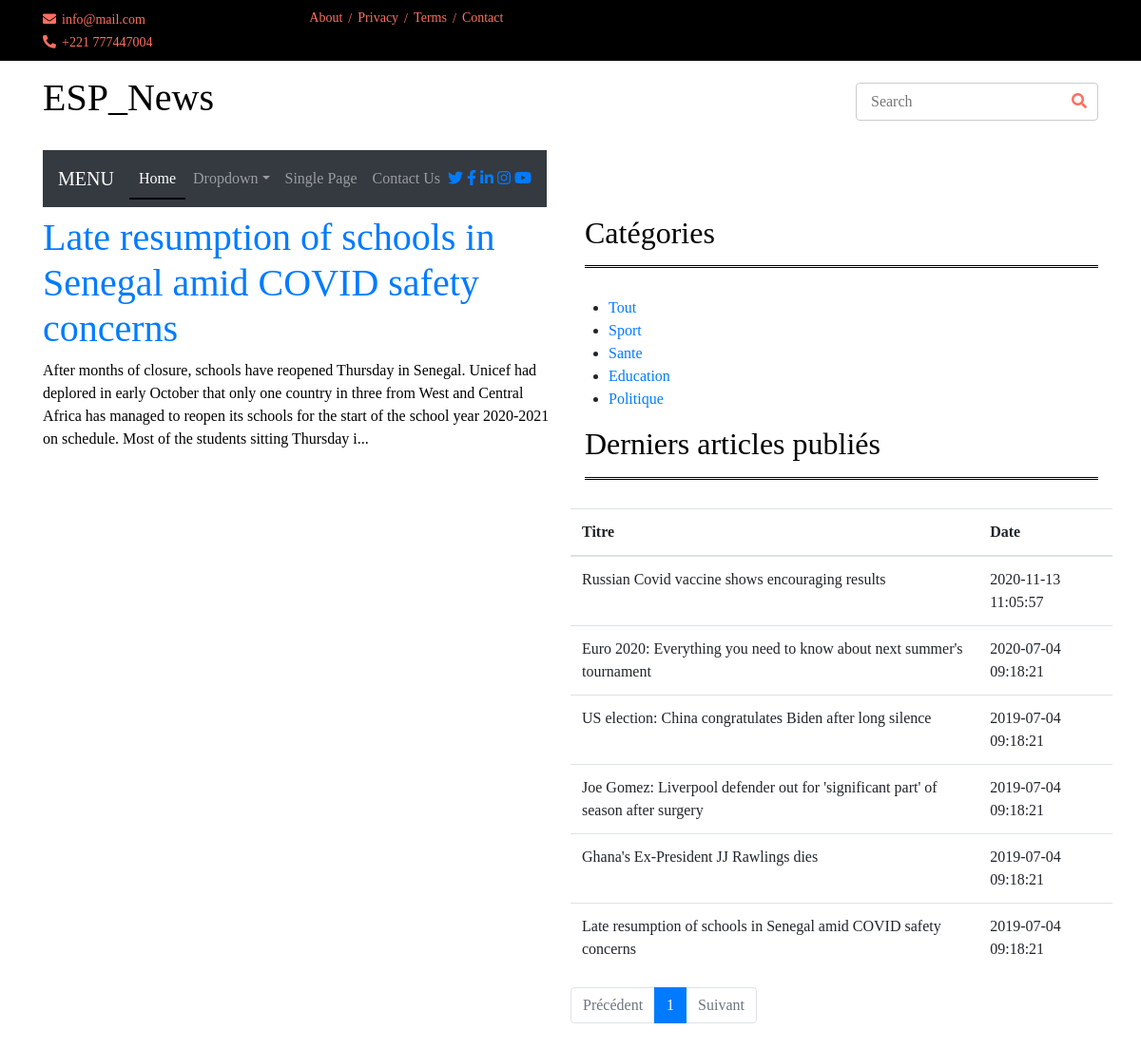
The page /Views/index.php?categorie=3 on the database its author committed.
### tables this page shows
CREATE TABLE `Article` (
  `id` int(11) NOT NULL,
  `titre` varchar(255) DEFAULT NULL,
  `contenu` text DEFAULT NULL,
  `dateCreation` datetime DEFAULT current_timestamp(),
  `dateModification` datetime DEFAULT current_timestamp(),
  `categorie` int(11) DEFAULT NULL
);

CREATE TABLE `Categorie` (
  `id` int(11) NOT NULL,
  `libelle` varchar(20) DEFAULT NULL
);

### Model/Data/Connexion.class.php (called while the page is built, shortened)
<?php
class Connexion
{
    private static $connexion;
    private function __construct()
    {
        try
        {
            $user = 'root';
			$password = '';
			$server = 'localhost';
            $dbname = 'mglsi_news;charset=utf8';
            self::$connexion = new PDO('mysql:host='.$server.';dbname='.$dbname, $user, $password, [PDO::ATTR_ERRMODE=>PDO::ERRMODE_EXCEPTION]);
        }
        catch(Exception $e)
        {
            echo 'Une erreur est survenue lors de la connection à la BD => '. $e->getMessage();
            die();
        }
    }
    public static function getConnexion()
    {
        return self::$connexion;
    }
}

### Controller/Controller.php (called while the page is built, shortened)
<?php
require_once(dirname(__FILE__).'/../Model/Data/Connexion.class.php');
require_once(dirname(__FILE__).'/../Model/Manager/ArticleManager.class.php');
require_once(dirname(__FILE__).'/../Model/Manager/CategorieManager.class.php');
require_once(dirname(__FILE__).'/../Model/Manager/UserDAO.class.php');
class Controller
{
    private $articleManager;
    public function __construct()
    {
        $this->connexion = \Connexion::getConnexion();
        $this->articleManager = new \ArticleManager($this->connexion);
        $this->userManager = new UserDAO($this->connexion);
        $this->categorieManager = new \CategorieManager($this->connexion);
        $this->allArticles = $this->articleManager->getAll();
        $this->allCategories = $this->categorieManager->getAll();
        $this->listUser = $this->userManager->allUser();
    }
    public function articleByCategory($id)
    {
        $itemArticles = $this->articleManager->getByCategory($id);
        return $itemArticles;
    }
}

### Model/Manager/ArticleManager.class.php (called while the page is built, shortened)
<?php
class ArticleManager
{
    private $db;
    private function setDb($db)
    {
        $this->db = $db;
    }
    public function getAll()
    {
        $articles = array();
        $request = $this->db->query('SELECT * FROM Article');
        while($data = $request->fetch(PDO::FETCH_ASSOC))
        {
            $articles [] = new Article($data);
        }
        return $articles;
    }
    public function getByCategory($category)
    {
        $category = (int) $category;
        $request = $this->db->prepare('SELECT * FROM Article WHERE categorie = :categorie');
        $request->execute(array(
            'categorie' => $category
        ));
        return $articles = $request->fetchAll(PDO::FETCH_OBJ);
    }
}

### assets/Utilities/HydratationTrait.php (called while the page is built, shortened)
<?php
trait HydratationTrait
{
    private function hydrate(Array $data)
    {
        foreach($data as $key => $value)
        {
            $method = 'set'.ucfirst($key);
        }
    }
}

### Model/Manager/CategorieManager.class.php (called while the page is built, shortened)
<?php
class CategorieManager
{
    private $db;
    private function setDb($db)
    {
        $this->db = $db;
    }
    public function getAll()
    {
        $request = $this->db->query('SELECT * FROM Categorie');
        $data = $request->fetchAll(PDO::FETCH_OBJ);
        return $data;
    }
}

### Model/Manager/UserDAO.class.php (called while the page is built, shortened)
<?php
 require_once(dirname(__FILE__).'/../../assets/Utilities/HydratationTrait.php');
class UserDAO
{
    private $db;
    private function setDb($db)
    {
        $this->db = $db;
    }
    public function allUser()
    {
        $users = array();
        $request = $this->db->query('SELECT * FROM user WHERE deleted = 0 and statut <>  1 ');
        while($data = $request->fetch(PDO::FETCH_ASSOC))
        {
            $users [] = new User($data);
        }
        return $users;
    }
}

### Views/index.php (the view, shortened to what this page needs)
<?php
try
        {
            $user = 'root';
            $password = '';
            $server = 'localhost';
            $dbname = 'mglsi_news;charset=utf8';
            $db = new PDO('mysql:host='.$server.';dbname='.$dbname, $user, $password);
        }
        catch(PDOException $e)
        {
            echo 'Une erreur est survenue lors de la connection à la BD => '. $e->getMessage();
            die();
        }
?>
<!DOCTYPE html>
<html lang="en">
<head>
    <link href="https://stackpath.bootstrapcdn.com/bootstrap/4.4.1/css/bootstrap.min.css" rel="stylesheet">
    <link href="https://cdnjs.cloudflare.com/ajax/libs/font-awesome/5.10.0/css/all.min.css" rel="stylesheet">
    <link href="assets/lib/slick/slick.css" rel="stylesheet">
    <link href="assets/lib/slick/slick-theme.css" rel="stylesheet">
	<link rel="stylesheet" type="text/css" href="assets/css/style2.css">
    <link rel="stylesheet" href="https://stackpath.bootstrapcdn.com/bootstrap/4.4.1/css/bootstrap.min.css">
</head>
<body style=" font-family: serif;">
        <div class="top-bar navbar">
            <div class="container">
                <div class="row">
                    <div class="col-md-6">
                        <div class="tb-contact">
                            <p><i class="fas fa-envelope"></i>info@mail.com</p>
                            <p><i class="fas fa-phone-alt"></i>+221 777447004</p>
                        </div>
                    </div>
                    <div class="col-md-6">
                        <div class="tb-menu">
                            <a href="">About</a>
                            <a href="">Privacy</a>
                            <a href="">Terms</a>
                            <a href="">Contact</a>
                        </div>
                    </div>
                </div>
            </div>
        </div>
        <div class="brand ">
            <div class="container">
                <div class="row align-items-center">
                    <div class="col-lg-3 col-md-4">
                        <div class="b-logo">
                                        <?php require_once('entete.php');?>
                        </div>
                    </div>
                    <div class="col-lg-3 col-md-4">
                        <div class="b-search">
                            <input type="text" placeholder="Search">
                            <button><i class="fa fa-search"></i></button>
                        </div>
                    </div>
                </div>
            </div>
        </div>
        <div class=" navbar navbar-inverse">
            <div class="container">
                <nav class="navbar navbar-expand-md bg-dark navbar-dark">
                    <a href="#" class="navbar-brand">MENU</a>
                    <div class="collapse navbar-collapse justify-content-between" id="navbarCollapse">
                        <div class="navbar-nav mr-auto">
                            <a href="" class="nav-item nav-link active">Home</a>
                            <div class="nav-item dropdown">
                                <a href="#" class="nav-link dropdown-toggle" data-toggle="dropdown">Dropdown</a>
                            </div>
                            <a href="single-page.html" class="nav-item nav-link">Single Page</a>
                            <a href="contact.html" class="nav-item nav-link">Contact Us</a>
                        </div>
                        <div class="social ml-auto">
                            <a href=""><i class="fab fa-twitter"></i></a>
                            <a href=""><i class="fab fa-facebook-f"></i></a>
                            <a href=""><i class="fab fa-linkedin-in"></i></a>
                            <a href=""><i class="fab fa-instagram"></i></a>
                            <a href=""><i class="fab fa-youtube"></i></a>
                        </div>
                    </div>
                </nav>
            </div>
        </div>
        <div class="cat-news">
            <div class="container">
                <div class="row">
                    <div class="col-md-6">
                        <div id="contenu">
                            <?php
                                $controller = new Controller();
                                if(!isset($_GET['categorie']))
                                {
                                $articles = $controller->allArticles;
                                if(count($articles) == 0)
                                    echo "<h1>Aucun article trouvé !</h1>";
                                else
                                    foreach ($articles as $article)
                                    {?>
                                        <div class="article">
                                            <h1><a href="article/<?= $article->getId() ?>"><?php echo mb_convert_encoding($article->getTitre(),'utf-8'); ?></a></h1>
                                            <p><?= substr($article->getContenu(), 0, 300) . '...' ?></p>
                                        </div><?php
                                    }
                                }
                                else
                                {
                                $itemArticles = $controller->articleByCategory($_GET['categorie']);
                                if(count($itemArticles) == 0)
                                    echo "<h1>Aucun article trouvé !</h1>";
                                else
                                    foreach ($itemArticles as $article)
                                    {?>
                                        <div class="article">
                                            <h1><a href="article/<?= $article->id ?>"><?php echo mb_convert_encoding($article->titre,'utf-8'); ?></a></h1>
                                            <p><?= substr($article->contenu, 0, 300) . '...' ?></p>
                                        </div><?php
                                    }
                                }
                            ?>
                        </div>
                    </div>
                    <div class="col-md-6">
                        <h2>Catégories</h2>
                        <div class="row cn-slider">
                            <?php require_once('menu.php'); ?>
                        </div>
                        <h2>Derniers articles publiés</h2>
                        <div class="row cn-slider">
                                <?php
                                        if(isset($_GET['page']) && !empty($_GET['page'])){
                                            $currentPage = (int) strip_tags($_GET['page']);
                                        }else{
                                            $currentPage = 1;
                                        }
                                        $sql = 'SELECT COUNT(*) AS nb_articles FROM `Article`;';
                                        $query = $db->prepare($sql);
                                        $query->execute();
                                        $result = $query->fetch();
                                        $nbArticles = (int) $result['nb_articles'];
                                        $parPage = 10;
                                        $pages = ceil($nbArticles / $parPage);
                                        $premier = ($currentPage * $parPage) - $parPage;
                                        $sql = 'SELECT * FROM `Article` ORDER BY `dateCreation` DESC LIMIT :premier, :parpage;';
                                        $query = $db->prepare($sql);
                                        $query->bindValue(':premier', $premier, PDO::PARAM_INT);
                                        $query->bindValue(':parpage', $parPage, PDO::PARAM_INT);
                                        $query->execute();
                                        $articles = $query->fetchAll(PDO::FETCH_ASSOC);
                            ?>
                            <main class="container" >
                                <div class="row">
                                    <section class="col-26  liste  " >
                                        <table class="table article">
                                            <thead>
                                                <th>Titre</th>
                                                <th>Date</th>
                                            </thead>
                                            <tbody>
                                                <?php
                                                foreach($articles as $article){
                                                ?>
                                                    <tr>
                                                        <td><?= $article['titre'] ?></td>
                                                        <td><?= $article['dateCreation'] ?></td>
                                                    </tr>
                                                <?php
                                                }
                                                ?>
                                            </tbody>
                                        </table>
                                        <nav>
                                            <ul class="pagination">
                                                <li class="page-item <?= ($currentPage == 1) ? "disabled" : "" ?>">
                                                    <a href="./?page=<?= $currentPage - 1 ?>" class="page-link">Précédent</a>
                                                </li>
                                                <?php for($page = 1; $page <= $pages; $page++): ?>
                                                  <li class="page-item <?= ($currentPage == $page) ? "active" : "" ?>">
                                                        <a href="./?page=<?= $page ?>" class="page-link"><?= $page ?></a>
                                                    </li>
                                                <?php endfor ?>
                                                  <li class="page-item <?= ($currentPage == $pages) ? "disabled" : "" ?>">
                                                    <a href="./?page=<?= $currentPage + 1 ?>" class="page-link">Suivant</a>
                                                </li>
                                            </ul>
                                        </nav>
                                    </section>
                                </div>
                            </main>
                        </div>
                    </div>
                </div>
            </div>
        </div>
</body>
</html>

### Views/menu.php
<div id="menu">
	<ul>
		<li class="col-26"><a href="index.php">Tout</a></li>
		<?php
			$controller= new Controller();
			$categories = $controller->allCategories;
			foreach ($categories as $categorie):?>
			<li class="col-26 liste article"><a href="categorie/<?= $categorie->id ?>"><?= mb_convert_encoding($categorie->libelle,"utf-8") ?></a></li>
		<?php endforeach ?>
	</ul>
</div>

### rows shown on the page
article: titre "Late resumption of schools in Senegal amid COVID safety concerns", contenu "After months of closure, schools have reopened Thursday in Senegal. Unicef had deplored in early October that only one country in three from West and Central Africa has managed to reopen its schools for the start of the school year 2020-2021 on schedule. Most of the students sitting Thursday i", dateCreation "2019-07-04 09:18:21"
categorie: libelle "Sport"
categorie: libelle "Sante"
categorie: libelle "Education"
categorie: libelle "Politique"
article: titre "Russian Covid vaccine shows encouraging results", dateCreation "2020-11-13 11:05:57"
article: titre "Euro 2020: Everything you need to know about next summer's tournament", dateCreation "2020-07-04 09:18:21"
article: titre "US election: China congratulates Biden after long silence", dateCreation "2019-07-04 09:18:21"
article: titre "Joe Gomez: Liverpool defender out for 'significant part' of season after surgery", dateCreation "2019-07-04 09:18:21"
article: titre "Ghana's Ex-President JJ Rawlings dies", dateCreation "2019-07-04 09:18:21"
